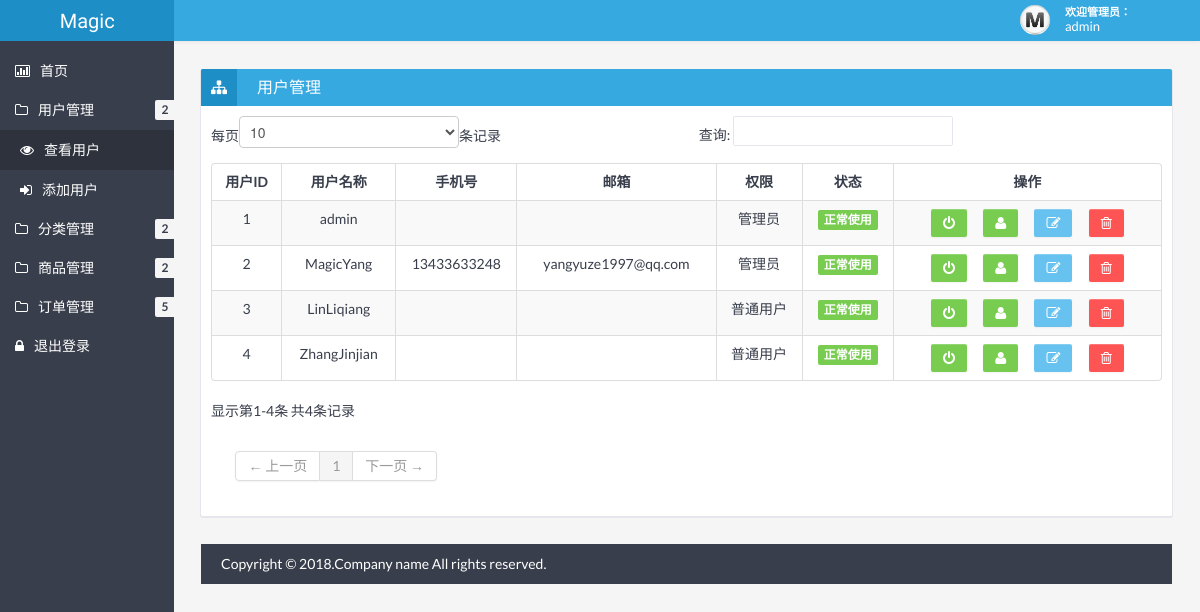
The app's page /admin/showUser.php (signed in), older data.
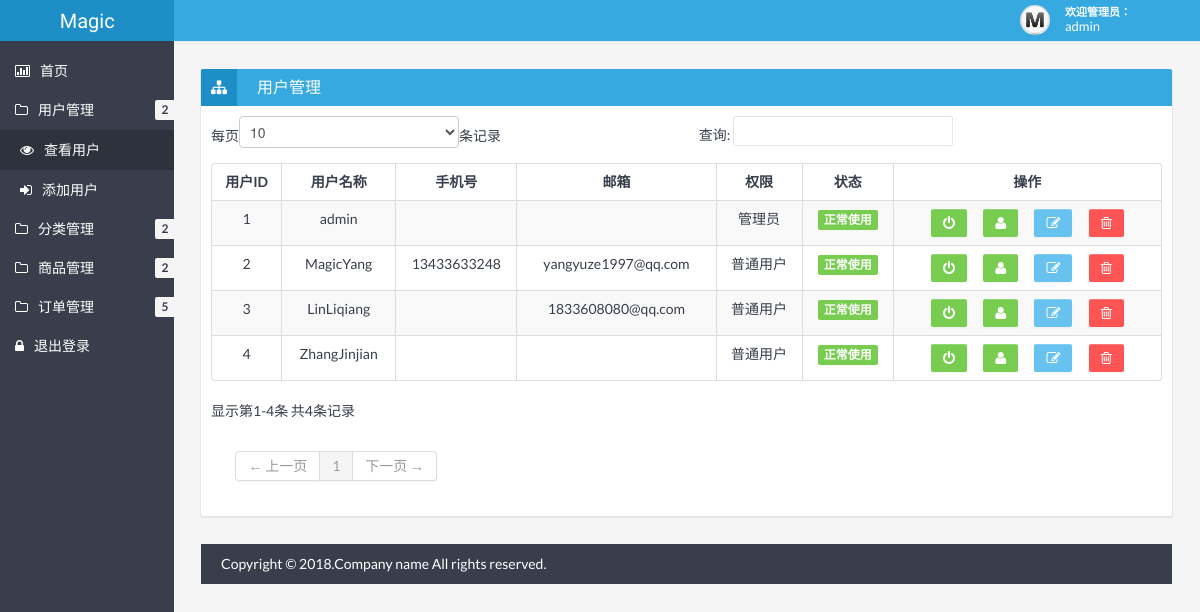
The same page, newer data.
### tables this page shows
CREATE TABLE IF NOT EXISTS `user` (
  `uid` int(11) NOT NULL COMMENT '用户id',
  `uname` varchar(30) NOT NULL COMMENT '用户名',
  `password` varchar(30) NOT NULL COMMENT '密码',
  `openid` varchar(80) NOT NULL COMMENT 'QQopenid',
  `phone` varchar(11) NOT NULL COMMENT '手机号',
  `email` varchar(30) NOT NULL COMMENT '邮箱',
  `state` tinyint(1) NOT NULL COMMENT '状态',
  `level` tinyint(1) NOT NULL COMMENT '权限'
);

### admin/checkLogin.php (called while the page is built, shortened)
<?php
	if(!isset($_SESSION["uid"])){
		echo '<script language="javascript">location.href="login.php"</script>';
	}else{
		$uid = $_SESSION['uid'];
    	$sql = 'select * from user where uid='.$uid;
    	$res = mysql_query($sql);
    	$row = mysql_fetch_array($res);
    	$username = $row['uname'];
	}
?>

### admin/showUser.php (the view, shortened to what this page needs)
<?php
	include "checkLogin.php";
    $sql = 'select * from user';
    $res = mysql_query($sql);
 ?>
<!DOCTYPE html>
<html lang="en">
<head>
	<link href="css/bootstrap.min.css" rel="stylesheet" />
	<link href="css/bootstrap-responsive.min.css" rel="stylesheet" />
	<link href="css/style.min.css" rel="stylesheet" />
	<link href="css/style-responsive.min.css" rel="stylesheet" />
	<link href="css/retina.css" rel="stylesheet" />
<meta http-equiv="Content-Type" content="text/html; charset=utf-8" /></head>
<body>
		<?php include "header.php" ?>
		<div class="container-fluid-full">
		<div class="row-fluid">
			<?php include "banner.php" ?>
			<div id="content" class="span10">
			<div class="row-fluid">
				<div class="box span12">
					<div class="box-header" data-original-title="">
						<h2><i class="icon-sitemap"></i><span class="break"></span>用户管理</h2>
					</div>
					<div class="box-content">
						<table class="table table-striped table-bordered bootstrap-datatable datatable">
						  <thead>
							  <tr>
							  	  <th style="text-align:center;">用户ID</th>
								  <th style="text-align:center;">用户名称</th>
								  <th style="text-align:center;">手机号</th>
								  <th style="text-align:center;">邮箱</th>
								  <th style="text-align:center;">权限</th>
								  <th style="text-align:center;">状态</th>
								  <th style="text-align:center;">操作</th>
							  </tr>
						  </thead>
						  <tbody>
						  <?php
						  while ($row = mysql_fetch_assoc($res) ){
						  	if($row['state']==0){
						  		$tip="label-important";
						  		$state="已停用";
						  	}else{
						  		$tip="label-success";
						  		$state="正常使用";
						  	}
						  	if($row['level']==0){
						  		$level="普通用户";
						  	}else{
						  		$level="管理员";
						  	}
						  	echo '
							<tr>
								<td style="text-align:center;" class="center">'.$row['uid'].'</td>
								<td style="text-align:center;" class="center">'.$row['uname'].'</td>
								<td style="text-align:center;" class="center">'.$row['phone'].'</td>
								<td style="text-align:center;" class="center">'.$row['email'].'</td>
								<td style="text-align:center;" class="center">'.$level.'</td>
								<td style="text-align:center;" class="center">
									<span class="label '.$tip.'">'.$state.'</span>
								</td>
								<td style="text-align:center;" class="center">
									<a class="btn btn-success" href="showUser.php?method=changeState&state='.$row['state'].'&uid='.$row['uid'].'">
										<i class="icon-off "></i>
									</a>&nbsp;&nbsp;&nbsp;&nbsp;&nbsp;
									<a class="btn btn-success" href="showUser.php?method=changeLevel&level='.$row['level'].'&uid='.$row['uid'].'">
										<i class="icon-user "></i>
									</a>&nbsp;&nbsp;&nbsp;&nbsp;&nbsp;
									<a class="btn btn-info" href="editUser.php?uid='.$row['uid'].'">
										<i class="icon-edit "></i>
									</a>&nbsp;&nbsp;&nbsp;&nbsp;&nbsp;
									<a class="btn btn-danger" href="showUser.php?method=del&uid='.$row['uid'].'">
										<i class="icon-trash "></i>
									</a>
								</td>
							</tr>
							';
						}?>
						  </tbody>
					  </table>
					</div>
				</div>
			</div>
		<?php include "footer.php" ?>
	</div>
</body>
</html>

### admin/header.php
<?php
	echo '
	<div class="navbar">
		<div class="navbar-inner">
			<div class="container-fluid">
				<a class="btn btn-navbar" data-toggle="collapse" data-target=".top-nav.nav-collapse,.sidebar-nav.nav-collapse">
					<span class="icon-bar"></span>
					<span class="icon-bar"></span>
					<span class="icon-bar"></span>
				</a>
				<div class="row-fluid">
				<a class="brand span2" href="index.php"><span>Magic</span></a>
				</div>
				<div class="nav-no-collapse header-nav">
					<ul class="nav pull-right">
						<li class="dropdown">
							<a class="btn account dropdown-toggle" data-toggle="dropdown" href="#">
								<div class="avatar"><img src="img/avatar.jpg" alt="Avatar" /></div>
								<div class="user">
									<span class="hello">欢迎管理员：&nbsp;&nbsp;&nbsp;&nbsp;&nbsp;&nbsp;&nbsp;&nbsp;&nbsp;</span>
									<span class="name">'.$username.'</span>
								</div>
							</a>
							<ul class="dropdown-menu">
								<li class="dropdown-menu-title">
								</li>
								<li><a href="login.php?method=del"><i class="icon-off"></i> 退出登录</a></li>
							</ul>
						</li>
					</ul>
				</div>
			</div>
		</div>
	</div>
	';
 ?>

### admin/banner.php (shortened to what this page needs)
<?php
	echo '
			<div id="sidebar-left" class="span2">
				<div class="nav-collapse sidebar-nav">
					<ul class="nav nav-tabs nav-stacked main-menu">
						<li><a href="index.php"><i class="icon-bar-chart"></i><span class="hidden-tablet">首页</span></a></li>
						<li>
							<a class="dropmenu" href="#"><i class="icon-folder-close-alt"></i>用户管理<span class="hidden-tablet"></span> <span class="label">2</span></a>
							<ul>
								<li><a class="submenu" href="showUser.php"><i class="icon-eye-open"></i>查看用户<span class="hidden-tablet"></span></a></li>
								<li><a class="submenu" href="editUser.php"><i class="icon-signin"></i><span class="hidden-tablet">添加用户</span></a></li>
							</ul>
						</li>
						<li>
							<a class="dropmenu" href="#"><i class="icon-folder-close-alt"></i>分类管理<span class="hidden-tablet"></span> <span class="label">2</span></a>
						</li>
						<li>
							<a class="dropmenu" href="#"><i class="icon-folder-close-alt"></i>商品管理<span class="hidden-tablet"></span> <span class="label">2</span></a>
						</li>
						<li>
							<a class="dropmenu" href="#"><i class="icon-folder-close-alt"></i>订单管理<span class="hidden-tablet"></span> <span class="label">5</span></a>
						</li>
						<li><a href="login.php?del"><i class="icon-lock"></i><span class="hidden-tablet">退出登录</span></a></li>
					</ul>
				</div>
			</div>
	';
 ?>

### admin/footer.php
<?php
	echo  '
		<footer>
			<p>
				<span style="text-align:left;float:left">Copyright &copy; 2018.Company name All rights reserved.</span>
			</p>
		</footer>
	';
?>

### admin/css/halflings.css (style rules this page uses)
html, html .halflings { -webkit-font-smoothing: antialiased !important; }

Row changes from the older to the newer data that the page shows:
changed user "MagicYang": level "管理员" → "普通用户"
changed user "LinLiqiang": email (not shown) → "1833608080@qq.com"
